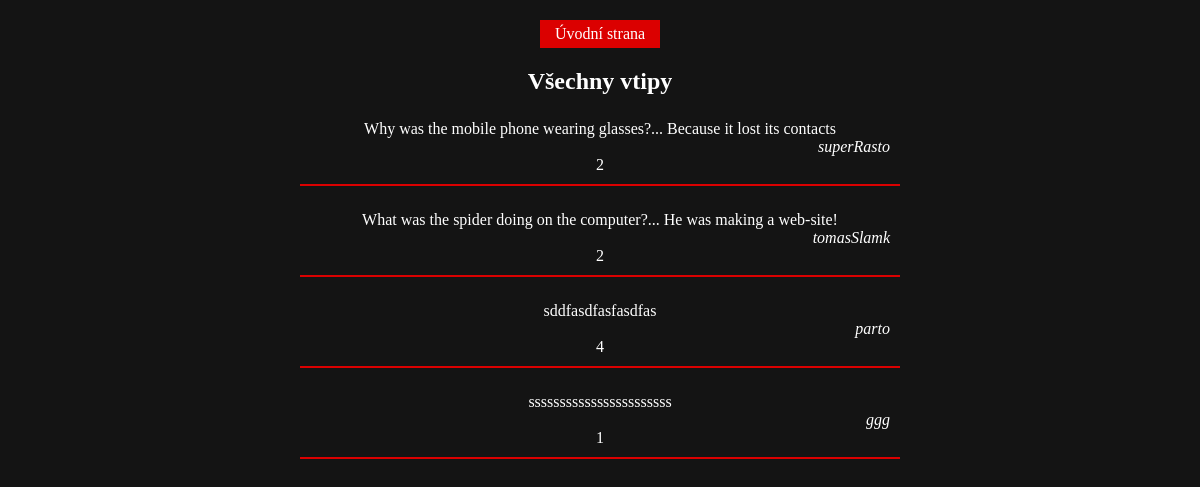
Screenshot of /all-jokes with the database file from the repository.
### jokesapp/models.py (models this page shows)
class Jokes(models.Model):
    user_name = models.CharField(max_length=100)
    joke_text = models.TextField()
    rating = models.IntegerField()

### jokesapp/views.py (the view)
# urls.py: path('all-jokes', views.all_jokes, name='all-jokes-url'),
def all_jokes(request):
    all_jokes = Jokes.objects.all()
    return render(request, 'jokesapp/all-jokes.html', {
        'all_our_jokes': all_jokes,
    })

### jokesapp/templates/jokesapp/all-jokes.html (shortened to what this page needs)
{% load static %}
<!DOCTYPE html>
<html lang="en">
<head>
    <link rel="stylesheet" href="{% static 'jokesapp/all-jokes.css' %}">
</head>
<body>
    <section class="jokes">
        <a href="{% url 'home-page' %}">Úvodní strana</a>
        <h1>Všechny vtipy</h1>
        {% for one_joke in all_our_jokes %}
            <article class="one-joke">
                <p>{{ one_joke.joke_text }}</p>
                <p class='joke-author'><em>{{ one_joke.user_name }}</em></p>
                <p>{{ one_joke.rating }}</p>
            </article>
        {% endfor %}
    </section>
</body>
</html>

### jokesapp/static/jokesapp/all-jokes.css (style rules this page uses)
* { margin: 0; padding: 0; box-sizing: border-box; }
body { background-color: #141414; color: #fff; }
.jokes { text-align: center; }
.jokes a { text-decoration: none; background-color: #db0000; color: #fff; padding: 5px 15px; display: inline-block; margin: 20px 0px; }
.jokes h1 { margin-bottom: 10px; }
.one-joke { width: 600px; margin: 15px auto; border-bottom: 2px solid #db0000; padding: 10px; }
.joke-author { text-align: right; }

### rows the page displays
Jokes: joke_text "Why was the mobile phone wearing glasses?... Because it lost its contacts", user_name "superRasto", rating "2"
Jokes: joke_text "What was the spider doing on the computer?... He was making a web-site!", user_name "tomasSlamk", rating "2"
Jokes: joke_text "sddfasdfasfasdfas", user_name "parto", rating "4"
Jokes: joke_text "sssssssssssssssssssssss", user_name "ggg", rating "1"
